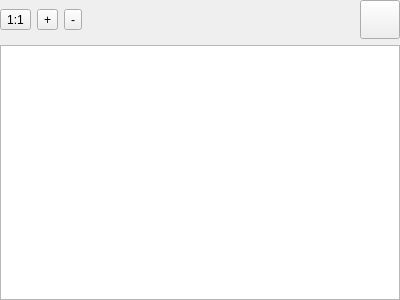
<?xml version="1.0" encoding="UTF-8"?>
<ui version="4.0">
 <class>fairwindsk::ui::mydata::TextViewer</class>
 <widget class="QWidget" name="fairwindsk::ui::mydata::TextViewer">
  <property name="geometry">
   <rect>
    <x>0</x>
    <y>0</y>
    <width>400</width>
    <height>300</height>
   </rect>
  </property>
  <property name="windowTitle">
   <string>TextViewer</string>
  </property>
  <layout class="QVBoxLayout" name="verticalLayout">
   <property name="leftMargin">
    <number>0</number>
   </property>
   <property name="topMargin">
    <number>0</number>
   </property>
   <property name="rightMargin">
    <number>0</number>
   </property>
   <property name="bottomMargin">
    <number>0</number>
   </property>
   <item>
    <layout class="QHBoxLayout" name="horizontalLayout_Buttons">
     <item>
      <widget class="QToolButton" name="toolButton_One2One">
       <property name="text">
        <string>1:1</string>
       </property>
       <property name="icon">
        <iconset resource="../../resources.qrc">
         <normaloff>:/resources/svg/aspect-ratio-svgrepo-com.svg</normaloff>:/resources/svg/aspect-ratio-svgrepo-com.svg</iconset>
       </property>
       <property name="iconSize">
        <size>
         <width>32</width>
         <height>32</height>
        </size>
       </property>
      </widget>
     </item>
     <item>
      <widget class="QToolButton" name="toolButton_ZoomIn">
       <property name="text">
        <string>+</string>
       </property>
       <property name="icon">
        <iconset resource="../../resources.qrc">
         <normaloff>:/resources/svg/zoom-in-svgrepo-com.svg</normaloff>:/resources/svg/zoom-in-svgrepo-com.svg</iconset>
       </property>
       <property name="iconSize">
        <size>
         <width>32</width>
         <height>32</height>
        </size>
       </property>
      </widget>
     </item>
     <item>
      <widget class="QToolButton" name="toolButton_ZoomOut">
       <property name="text">
        <string>-</string>
       </property>
       <property name="icon">
        <iconset resource="../../resources.qrc">
         <normaloff>:/resources/svg/zoom-out-svgrepo-com.svg</normaloff>:/resources/svg/zoom-out-svgrepo-com.svg</iconset>
       </property>
       <property name="iconSize">
        <size>
         <width>32</width>
         <height>32</height>
        </size>
       </property>
      </widget>
     </item>
     <item>
      <spacer name="horizontalSpacer">
       <property name="orientation">
        <enum>Qt::Orientation::Horizontal</enum>
       </property>
       <property name="sizeType">
        <enum>QSizePolicy::Policy::Expanding</enum>
       </property>
       <property name="sizeHint" stdset="0">
        <size>
         <width>40</width>
         <height>20</height>
        </size>
       </property>
      </spacer>
     </item>
     <item>
      <widget class="QToolButton" name="toolButton_Close">
       <property name="text">
        <string/>
       </property>
       <property name="icon">
        <iconset resource="../../resources.qrc">
         <normaloff>:/resources/svg/OpenBridge/close-google.svg</normaloff>:/resources/svg/OpenBridge/close-google.svg</iconset>
       </property>
       <property name="iconSize">
        <size>
         <width>32</width>
         <height>32</height>
        </size>
       </property>
       <property name="checkable">
        <bool>false</bool>
       </property>
      </widget>
     </item>
    </layout>
   </item>
   <item>
    <layout class="QHBoxLayout" name="horizontalLayout">
     <item>
      <widget class="QTextBrowser" name="textBrowser_Text"/>
     </item>
    </layout>
   </item>
  </layout>
 </widget>
 <resources>
  <include location="../../resources.qrc"/>
 </resources>
 <connections/>
</ui>
